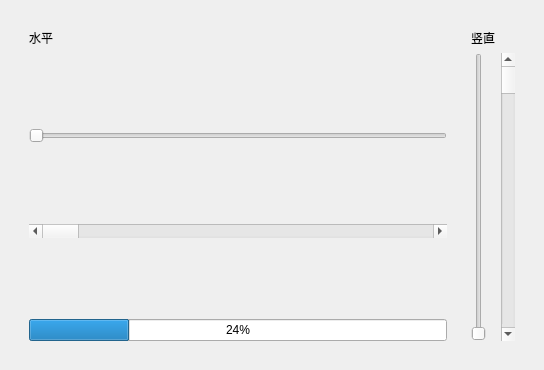
<?xml version="1.0" encoding="UTF-8"?>
<ui version="4.0">
 <class>ExProgressBar</class>
 <widget class="QWidget" name="ExProgressBar">
  <property name="geometry">
   <rect>
    <x>0</x>
    <y>0</y>
    <width>544</width>
    <height>370</height>
   </rect>
  </property>
  <property name="windowTitle">
   <string>ExProgressBar</string>
  </property>
  <layout class="QGridLayout" name="gridLayout_4">
   <item row="0" column="0">
    <widget class="QWidget" name="widget" native="true">
     <layout class="QGridLayout" name="gridLayout_3">
      <item row="0" column="0">
       <widget class="QWidget" name="widget_2" native="true">
        <layout class="QGridLayout" name="gridLayout">
         <item row="6" column="0">
          <widget class="QProgressBar" name="progressBar">
           <property name="value">
            <number>24</number>
           </property>
          </widget>
         </item>
         <item row="0" column="0">
          <widget class="QLabel" name="label">
           <property name="text">
            <string>水平</string>
           </property>
          </widget>
         </item>
         <item row="4" column="0">
          <widget class="QScrollBar" name="horScrollBar">
           <property name="orientation">
            <enum>Qt::Horizontal</enum>
           </property>
          </widget>
         </item>
         <item row="1" column="0">
          <spacer name="verticalSpacer">
           <property name="orientation">
            <enum>Qt::Vertical</enum>
           </property>
           <property name="sizeHint" stdset="0">
            <size>
             <width>20</width>
             <height>40</height>
            </size>
           </property>
          </spacer>
         </item>
         <item row="3" column="0">
          <spacer name="verticalSpacer_2">
           <property name="orientation">
            <enum>Qt::Vertical</enum>
           </property>
           <property name="sizeHint" stdset="0">
            <size>
             <width>20</width>
             <height>40</height>
            </size>
           </property>
          </spacer>
         </item>
         <item row="2" column="0">
          <widget class="QSlider" name="horSlider">
           <property name="orientation">
            <enum>Qt::Horizontal</enum>
           </property>
          </widget>
         </item>
         <item row="5" column="0">
          <spacer name="verticalSpacer_3">
           <property name="orientation">
            <enum>Qt::Vertical</enum>
           </property>
           <property name="sizeHint" stdset="0">
            <size>
             <width>20</width>
             <height>40</height>
            </size>
           </property>
          </spacer>
         </item>
        </layout>
       </widget>
      </item>
      <item row="0" column="1">
       <widget class="QWidget" name="widget_3" native="true">
        <layout class="QGridLayout" name="gridLayout_2">
         <item row="0" column="0">
          <widget class="QLabel" name="label_2">
           <property name="text">
            <string>竖直</string>
           </property>
          </widget>
         </item>
         <item row="1" column="0">
          <widget class="QSlider" name="verSlider">
           <property name="orientation">
            <enum>Qt::Vertical</enum>
           </property>
          </widget>
         </item>
         <item row="1" column="1">
          <widget class="QScrollBar" name="verScrollBar">
           <property name="orientation">
            <enum>Qt::Vertical</enum>
           </property>
          </widget>
         </item>
        </layout>
       </widget>
      </item>
     </layout>
    </widget>
   </item>
  </layout>
 </widget>
 <resources/>
 <connections/>
</ui>
